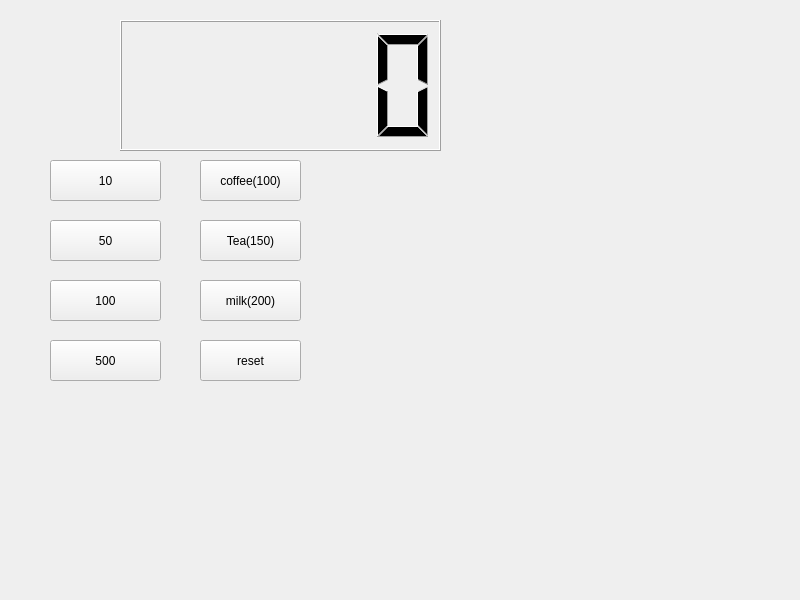
<?xml version="1.0" encoding="UTF-8"?>
<ui version="4.0">
 <class>Widget</class>
 <widget class="QWidget" name="Widget">
  <property name="geometry">
   <rect>
    <x>0</x>
    <y>0</y>
    <width>800</width>
    <height>600</height>
   </rect>
  </property>
  <property name="windowTitle">
   <string>Widget</string>
  </property>
  <widget class="QLCDNumber" name="lcdNumber">
   <property name="geometry">
    <rect>
     <x>120</x>
     <y>20</y>
     <width>321</width>
     <height>131</height>
    </rect>
   </property>
  </widget>
  <widget class="QPushButton" name="pushButton">
   <property name="geometry">
    <rect>
     <x>50</x>
     <y>160</y>
     <width>111</width>
     <height>41</height>
    </rect>
   </property>
   <property name="text">
    <string>10</string>
   </property>
  </widget>
  <widget class="QPushButton" name="pushButton_2">
   <property name="geometry">
    <rect>
     <x>50</x>
     <y>220</y>
     <width>111</width>
     <height>41</height>
    </rect>
   </property>
   <property name="text">
    <string>50</string>
   </property>
  </widget>
  <widget class="QPushButton" name="pushButton_3">
   <property name="geometry">
    <rect>
     <x>50</x>
     <y>280</y>
     <width>111</width>
     <height>41</height>
    </rect>
   </property>
   <property name="text">
    <string>100</string>
   </property>
  </widget>
  <widget class="QPushButton" name="pushButton_4">
   <property name="geometry">
    <rect>
     <x>50</x>
     <y>340</y>
     <width>111</width>
     <height>41</height>
    </rect>
   </property>
   <property name="text">
    <string>500</string>
   </property>
  </widget>
  <widget class="QPushButton" name="pbcoffee">
   <property name="geometry">
    <rect>
     <x>200</x>
     <y>160</y>
     <width>101</width>
     <height>41</height>
    </rect>
   </property>
   <property name="text">
    <string>coffee(100)</string>
   </property>
  </widget>
  <widget class="QPushButton" name="pbtea">
   <property name="geometry">
    <rect>
     <x>200</x>
     <y>220</y>
     <width>101</width>
     <height>41</height>
    </rect>
   </property>
   <property name="text">
    <string>Tea(150)</string>
   </property>
  </widget>
  <widget class="QPushButton" name="pbmilk">
   <property name="geometry">
    <rect>
     <x>200</x>
     <y>280</y>
     <width>101</width>
     <height>41</height>
    </rect>
   </property>
   <property name="text">
    <string>milk(200)</string>
   </property>
  </widget>
  <widget class="QPushButton" name="pbreset">
   <property name="geometry">
    <rect>
     <x>200</x>
     <y>340</y>
     <width>101</width>
     <height>41</height>
    </rect>
   </property>
   <property name="text">
    <string>reset</string>
   </property>
  </widget>
 </widget>
 <resources/>
 <connections/>
</ui>
